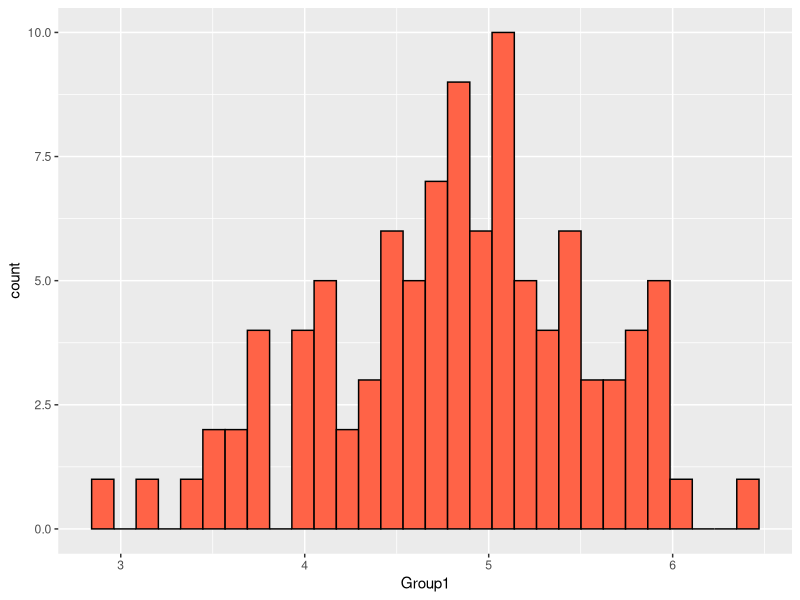
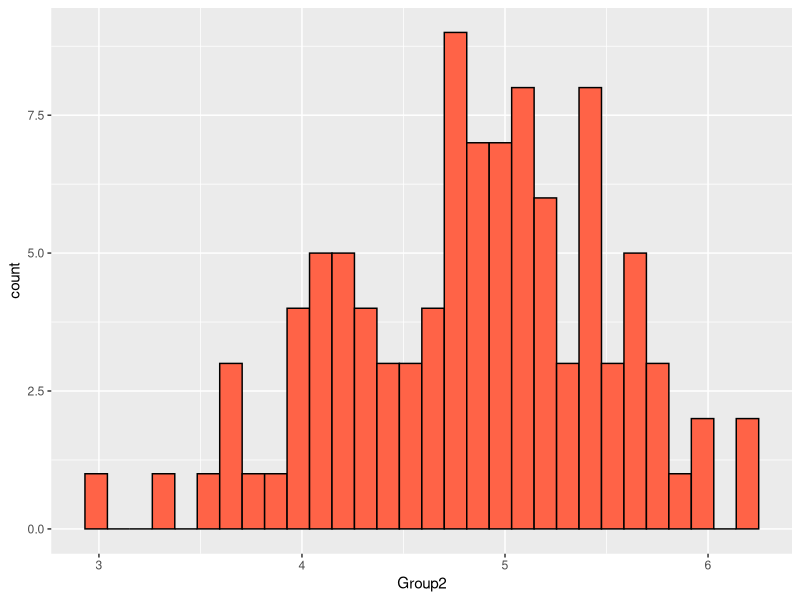
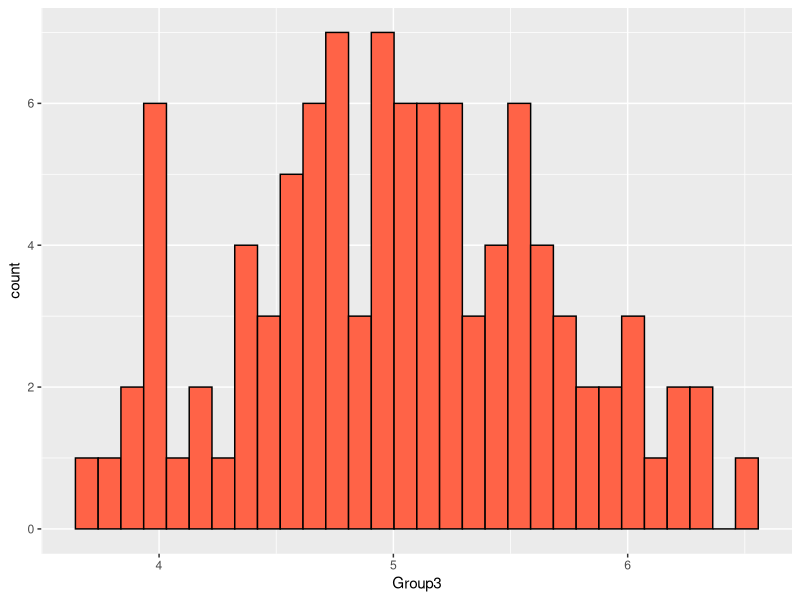

Write R code to recreate these figures, in order.
## ---- chunk 1
myvector <- rbinom(n=45,size = 1,prob = 0.9)
counter <- 0

for(i in 1:length(myvector)){
  if(myvector[i]==0)
    counter <- counter + 1
}

print(counter)
## ---- chunk 2
myvectorsub <- myvector[myvector == 0]
length(myvectorsub)
## ---- chunk 3

makemat <- function(x,y) {
  mat <- matrix(nrow = x, ncol = y)
  
  for(i in 1:nrow(mat)){
    for(j in 1:ncol(mat)){
     mat[i,j] <- i*j
    }
  }
  print(mat)
}

makemat(x=sample(1:10, 1),y=sample(1:10, 1))
## ---- chunk 4
Group1 <- rnorm(10, mean = 5)
Group2 <- rnorm(10, mean = 2)
Group3 <- rnorm(10, mean = 8)

Groups <- c(rep("Group1",10),rep("Group2",10),rep("Group3",10))
ResVar <- c(Group1, Group2, Group3)
Group.df <- data.frame(Groups, ResVar) 
head(Group.df)

## ---- chunk 5
library(dplyr)

shuffle_data <- function(){
  
  ShuffResVar <- sample(Group.df$ResVar)
  Shuff.df <- data.frame(Groups, ShuffResVar)
  
  Averages <- Shuff.df %>%
    group_by(Groups) %>%
    summarise_at(vars(ShuffResVar), list(name=mean))

  averages<-(Averages$name)
  
  return(averages)

}

shuffle_data()


## ---- chunk 6
# want to create an empty data frame. 
# use i to append onto data frame at [i] row 

n_sim <- 100

Replicate <- rep(NA, 100)
Group1 <- rep(NA, 100)
Group2 <- rep(NA, 100)
Group3 <- rep(NA, 100)

Randomization <- data.frame(Replicate,Group1,Group2,Group3)

for(i in seq_len(n_sim)){
   temp1 <- shuffle_data()
   
   Randomization[i,] <- c(i,temp1)
  
}

head(Randomization)

## ---- chunk 7
library(ggplot2)

g1 <- ggplot(data=Randomization,
             mapping=aes(x=Group1,fill=I("tomato"),color=I("black"))) + geom_histogram()
print(g1)

g2 <- ggplot(data=Randomization,
             mapping=aes(x=Group2,fill=I("tomato"),color=I("black"))) + geom_histogram()
print(g2)

g3 <- ggplot(data=Randomization,
             mapping=aes(x=Group3,fill=I("tomato"),color=I("black"))) + geom_histogram()
print(g3)

## ---- chunk 8
ano_model <- aov(ResVar~Groups,data=Group.df)
  z <- summary(ano_model)
  flat_out <- unlist(z)
  ano_stats <- list(f_ratio <- unlist(z)[7],
                    f_pval <- unlist(z)[9])

  print(ano_stats)

## ---- chunk 9
library(tidyverse)

Rand_Anova <- pivot_longer(Randomization,Group1:Group3,names_to = "Groups", values_to = "ResVar")
head(Rand_Anova)
  
  
Rand_ano_model <- aov(ResVar~Groups,data=Rand_Anova)
  z2 <- summary(ano_model)
  flat_out2 <- unlist(z)
  Rand_ano_stats <- list(f_ratio <- unlist(z)[7],
                    f_pval <- unlist(z)[9])

  print(Rand_ano_stats)

